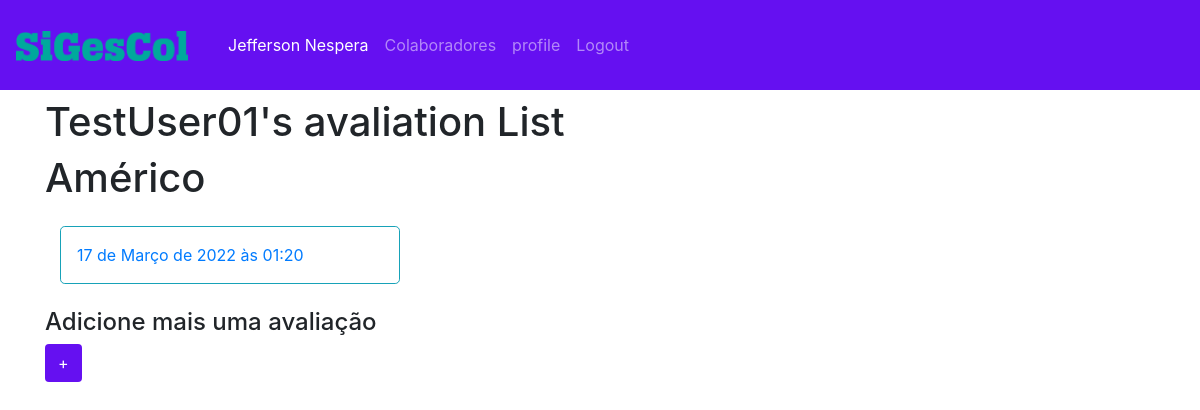
/avaliation/user_aval/TestUser02/list/ (signed in), run on the app's committed database.
### aval/models.py (models this page shows, shortened)
class Avaliation(models.Model):
    notas = ((0, '0'), (1, '1'), (2, '2'), (3, '3'), (4, '4'), (5, '5'),
             (6, '6'), (7, '7'), (8, '8'), (9, '9'), (10, '10'))
    user = models.ForeignKey(User, on_delete=models.CASCADE)
    tee = models.IntegerField('trabalho em equipe', choices=notas, default='0', blank=False, null=False)
    pro = models.IntegerField('proatividade', choices=notas, default='0', blank=False, null=False)
    lid = models.IntegerField('liderança', choices=notas, default='0', blank=False, null=False)
    fle = models.IntegerField('flexibilidade', choices=notas, default='0', blank=False, null=False)
    ini = models.IntegerField('iniciativa', choices=notas, default='0', blank=False, null=False)
    pon = models.IntegerField('pontualidade', choices=notas, default='0', blank=False, null=False)
    com = models.IntegerField('comprometimento', choices=notas, default='0', blank=False, null=False)
    cup = models.IntegerField('cumprir prazos', choices=notas, default='0', blank=False, null=False)
    pst = models.IntegerField('proficiência em softwares e técnicas', choices=notas, default='0',
                              blank=False, null=False)
    err = models.IntegerField('erros', choices=notas, default='0', blank=False, null=False)
    org = models.IntegerField('organização', choices=notas, default='0', blank=False, null=False)
    cpi = models.IntegerField('cumprimento dos processos internos', choices=notas, default='0', blank=False, null=False)
    p_pos = models.TextField('percepções positivas', max_length=200, blank=True, null=False)
    p_neg = models.TextField('percepções negativas', max_length=200, blank=True, null=False)
    date_posted = models.DateTimeField(default=timezone.now, editable=False)
    class Meta:
        verbose_name_plural = 'Avaliações'
        verbose_name = 'Avaliação'

### aval/views.py (the view, shortened to what this page needs)
# urls.py: path('user_aval/<str:username>/list/', UserAvalListView.as_view(), name='user-aval-list'),
class UserAvalListView(LoginRequiredMixin, ListView):
    context = {
        'ua_list': Avaliation.objects.all(),
    }
    model = User
    template_name = 'user_aval_list.html'
    context_object_name = 'ua_list'
    ordering = ['-date_posted']
    def get_queryset(self):
        user = get_object_or_404(User, username=self.kwargs.get('username'))
        return Avaliation.objects.filter(user=user).order_by('-date_posted')

### aval/templates/user_aval_list.html
{% extends "base.html" %}
{% load crispy_forms_tags %}
{% block content %}
<div class="container">
        <h1 class="my-2">{{ user.username }}'s avaliation List</h1>
     {% for user in ua_list %}
       <h1>{{ user.user.first_name }}</h1>
        <div class="col-md-4 my-4">
            <article class="media rounded-lg border border-info content-section">
                <div class="article-metadata">
                    <a href="{% url 'user-aval-detail' user.pk %}">
                        <p class="pt-3 pl-3">{{ user.date_posted }}</p>
                    </a>
                </div>
            </article>
        </div>
    {% endfor %}
                    <div class="form-group">
                        <h4>Adicione mais uma avaliação</h4>
                    <a class="btn btn-indigo" href="{% url 'user-aval-create' user.username %}">+</a>
                </div>
</div>
{% endblock %}

### core/templates/base.html (shortened to what this page needs)
{% load static %}
<!doctype html>
<html lang="pt">
    <head>
        <link rel="stylesheet" href="https://cdn.jsdelivr.net/npm/bootstrap@4.6.1/dist/css/bootstrap.min.css">
        <link rel="stylesheet" type="text/css" href="{% static '/css/style.css' %}">
    </head>
    <body>
        <nav class="navbar navbar-expand-lg indigo navbar-dark py-4">
            <a class="navbar-brand" href="{% url 'home' %}">
                <img src="{% static 'img/logo.png' %}" height="30">
            </a>
            <div class="collapse navbar-collapse" id="navbarNav">
                <div class="navbar-nav ml-2">
                    {% if user.is_authenticated %}
                    <span class="nav-item nav-link text-white" >{{ user.first_name }} {{ user.last_name }}</span>
                        <a class="nav-item nav-link" href="{% url 'user-list' %}">Colaboradores</a>
                        <a class="nav-item nav-link" href="{% url 'profile' %}">profile</a>
                        <a class="nav-item nav-link" href="{% url 'logout' %}">Logout</a>
                    {% else %}
                        <a class="btn btn-indigo btn-lg mr-2" href="{% url 'register' %}">Register</a>
                        <a class="btn btn-indigo btn-lg ml-2" href="{% url 'login' %}">Login</a>
                    {% endif %}
                </div>
            </div>
        </nav>
{% block content %}
{% endblock %}
    </body>
</html>

### core/static/css/style.css (style rules this page uses)
.indigo { background: #6510F1; }
.btn-indigo { background: #6510F1; color: #fff; }

### data on the page
Avaliation: user.first_name "Américo", date_posted "17 de Março de 2022 às 01:20"

### other printed values
{{ user.first_name }} "Jefferson"
{{ user.last_name }} "Nespera"
{{ user.username }} "TestUser01"
